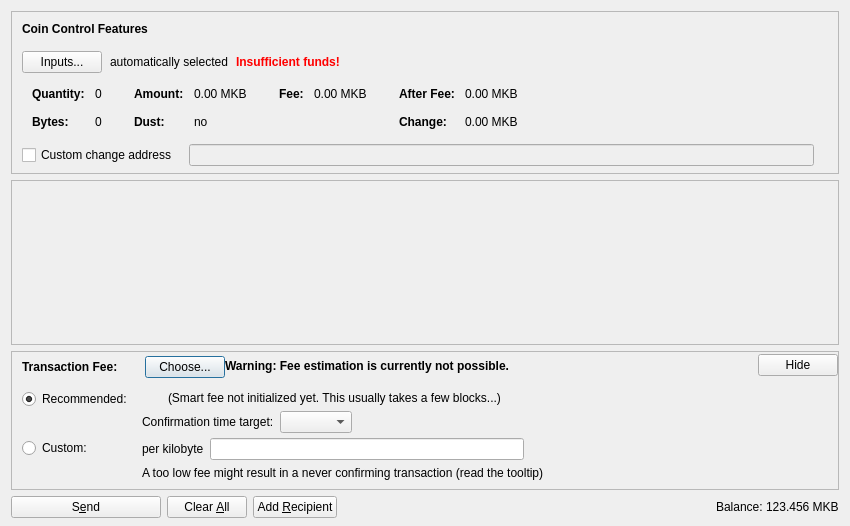
<?xml version="1.0" encoding="UTF-8"?>
<ui version="4.0">
 <class>SendCoinsDialog</class>
 <widget class="QDialog" name="SendCoinsDialog">
  <property name="geometry">
   <rect>
    <x>0</x>
    <y>0</y>
    <width>850</width>
    <height>526</height>
   </rect>
  </property>
  <property name="windowTitle">
   <string>Send Coins</string>
  </property>
  <layout class="QVBoxLayout" name="verticalLayout" stretch="0,1,0,0">
   <property name="bottomMargin">
    <number>8</number>
   </property>
   <item>
    <widget class="QFrame" name="frameCoinControl">
     <property name="sizePolicy">
      <sizepolicy hsizetype="Expanding" vsizetype="Expanding">
       <horstretch>0</horstretch>
       <verstretch>0</verstretch>
      </sizepolicy>
     </property>
     <property name="maximumSize">
      <size>
       <width>16777215</width>
       <height>16777215</height>
      </size>
     </property>
     <property name="frameShape">
      <enum>QFrame::StyledPanel</enum>
     </property>
     <property name="frameShadow">
      <enum>QFrame::Sunken</enum>
     </property>
     <layout class="QVBoxLayout" name="verticalLayoutCoinControl2">
      <property name="spacing">
       <number>0</number>
      </property>
      <property name="leftMargin">
       <number>0</number>
      </property>
      <property name="topMargin">
       <number>0</number>
      </property>
      <property name="rightMargin">
       <number>0</number>
      </property>
      <property name="bottomMargin">
       <number>6</number>
      </property>
      <item>
       <layout class="QVBoxLayout" name="verticalLayoutCoinControl" stretch="0,0,0,0,1">
        <property name="spacing">
         <number>0</number>
        </property>
        <property name="leftMargin">
         <number>10</number>
        </property>
        <property name="topMargin">
         <number>10</number>
        </property>
        <item>
         <layout class="QHBoxLayout" name="horizontalLayoutCoinControl1">
          <property name="bottomMargin">
           <number>15</number>
          </property>
          <item>
           <widget class="QLabel" name="labelCoinControlFeatures">
            <property name="sizePolicy">
             <sizepolicy hsizetype="Preferred" vsizetype="Maximum">
              <horstretch>0</horstretch>
              <verstretch>0</verstretch>
             </sizepolicy>
            </property>
            <property name="font">
             <font>
              <weight>75</weight>
              <bold>true</bold>
             </font>
            </property>
            <property name="styleSheet">
             <string notr="true">font-weight:bold;</string>
            </property>
            <property name="text">
             <string>Coin Control Features</string>
            </property>
           </widget>
          </item>
         </layout>
        </item>
        <item>
         <layout class="QHBoxLayout" name="horizontalLayoutCoinControl2" stretch="0,0,0,0">
          <property name="spacing">
           <number>8</number>
          </property>
          <property name="bottomMargin">
           <number>10</number>
          </property>
          <item>
           <widget class="QPushButton" name="pushButtonCoinControl">
            <property name="styleSheet">
             <string notr="true"/>
            </property>
            <property name="text">
             <string>Inputs...</string>
            </property>
            <property name="autoDefault">
             <bool>false</bool>
            </property>
           </widget>
          </item>
          <item>
           <widget class="QLabel" name="labelCoinControlAutomaticallySelected">
            <property name="text">
             <string>automatically selected</string>
            </property>
            <property name="margin">
             <number>5</number>
            </property>
           </widget>
          </item>
          <item>
           <widget class="QLabel" name="labelCoinControlInsuffFunds">
            <property name="font">
             <font>
              <weight>75</weight>
              <bold>true</bold>
             </font>
            </property>
            <property name="styleSheet">
             <string notr="true">color:red;font-weight:bold;</string>
            </property>
            <property name="text">
             <string>Insufficient funds!</string>
            </property>
            <property name="margin">
             <number>5</number>
            </property>
           </widget>
          </item>
          <item>
           <spacer name="horizontalSpacerCoinControl">
            <property name="orientation">
             <enum>Qt::Horizontal</enum>
            </property>
            <property name="sizeHint" stdset="0">
             <size>
              <width>40</width>
              <height>1</height>
             </size>
            </property>
           </spacer>
          </item>
         </layout>
        </item>
        <item>
         <widget class="QWidget" name="widgetCoinControl" native="true">
          <property name="sizePolicy">
           <sizepolicy hsizetype="Preferred" vsizetype="Preferred">
            <horstretch>0</horstretch>
            <verstretch>0</verstretch>
           </sizepolicy>
          </property>
          <property name="minimumSize">
           <size>
            <width>0</width>
            <height>0</height>
           </size>
          </property>
          <property name="styleSheet">
           <string notr="true"/>
          </property>
          <layout class="QHBoxLayout" name="horizontalLayoutCoinControl5">
           <property name="leftMargin">
            <number>0</number>
           </property>
           <property name="topMargin">
            <number>0</number>
           </property>
           <property name="rightMargin">
            <number>0</number>
           </property>
           <property name="bottomMargin">
            <number>0</number>
           </property>
           <item>
            <layout class="QHBoxLayout" name="horizontalLayoutCoinControl3" stretch="0,0,0,1">
             <property name="spacing">
              <number>20</number>
             </property>
             <property name="topMargin">
              <number>0</number>
             </property>
             <property name="bottomMargin">
              <number>10</number>
             </property>
             <item>
              <layout class="QFormLayout" name="formLayoutCoinControl1">
               <property name="horizontalSpacing">
                <number>10</number>
               </property>
               <property name="verticalSpacing">
                <number>14</number>
               </property>
               <property name="leftMargin">
                <number>10</number>
               </property>
               <property name="topMargin">
                <number>4</number>
               </property>
               <property name="rightMargin">
                <number>6</number>
               </property>
               <item row="0" column="0">
                <widget class="QLabel" name="labelCoinControlQuantityText">
                 <property name="font">
                  <font>
                   <weight>75</weight>
                   <bold>true</bold>
                  </font>
                 </property>
                 <property name="text">
                  <string>Quantity:</string>
                 </property>
                 <property name="margin">
                  <number>0</number>
                 </property>
                </widget>
               </item>
               <item row="0" column="1">
                <widget class="QLabel" name="labelCoinControlQuantity">
                 <property name="cursor">
                  <cursorShape>IBeamCursor</cursorShape>
                 </property>
                 <property name="contextMenuPolicy">
                  <enum>Qt::ActionsContextMenu</enum>
                 </property>
                 <property name="text">
                  <string notr="true">0</string>
                 </property>
                 <property name="margin">
                  <number>0</number>
                 </property>
                 <property name="textInteractionFlags">
                  <set>Qt::LinksAccessibleByMouse|Qt::TextSelectableByKeyboard|Qt::TextSelectableByMouse</set>
                 </property>
                </widget>
               </item>
               <item row="1" column="0">
                <widget class="QLabel" name="labelCoinControlBytesText">
                 <property name="font">
                  <font>
                   <weight>75</weight>
                   <bold>true</bold>
                  </font>
                 </property>
                 <property name="text">
                  <string>Bytes:</string>
                 </property>
                </widget>
               </item>
               <item row="1" column="1">
                <widget class="QLabel" name="labelCoinControlBytes">
                 <property name="cursor">
                  <cursorShape>IBeamCursor</cursorShape>
                 </property>
                 <property name="contextMenuPolicy">
                  <enum>Qt::ActionsContextMenu</enum>
                 </property>
                 <property name="text">
                  <string notr="true">0</string>
                 </property>
                 <property name="textInteractionFlags">
                  <set>Qt::LinksAccessibleByMouse|Qt::TextSelectableByKeyboard|Qt::TextSelectableByMouse</set>
                 </property>
                </widget>
               </item>
              </layout>
             </item>
             <item>
              <layout class="QFormLayout" name="formLayoutCoinControl2">
               <property name="horizontalSpacing">
                <number>10</number>
               </property>
               <property name="verticalSpacing">
                <number>14</number>
               </property>
               <property name="leftMargin">
                <number>6</number>
               </property>
               <property name="topMargin">
                <number>4</number>
               </property>
               <property name="rightMargin">
                <number>6</number>
               </property>
               <item row="0" column="0">
                <widget class="QLabel" name="labelCoinControlAmountText">
                 <property name="font">
                  <font>
                   <weight>75</weight>
                   <bold>true</bold>
                  </font>
                 </property>
                 <property name="text">
                  <string>Amount:</string>
                 </property>
                 <property name="margin">
                  <number>0</number>
                 </property>
                </widget>
               </item>
               <item row="0" column="1">
                <widget class="QLabel" name="labelCoinControlAmount">
                 <property name="cursor">
                  <cursorShape>IBeamCursor</cursorShape>
                 </property>
                 <property name="contextMenuPolicy">
                  <enum>Qt::ActionsContextMenu</enum>
                 </property>
                 <property name="text">
                  <string notr="true">0.00 MKB</string>
                 </property>
                 <property name="textInteractionFlags">
                  <set>Qt::LinksAccessibleByMouse|Qt::TextSelectableByKeyboard|Qt::TextSelectableByMouse</set>
                 </property>
                </widget>
               </item>
               <item row="1" column="0">
                <widget class="QLabel" name="labelCoinControlLowOutputText">
                 <property name="font">
                  <font>
                   <weight>75</weight>
                   <bold>true</bold>
                  </font>
                 </property>
                 <property name="text">
                  <string>Dust:</string>
                 </property>
                </widget>
               </item>
               <item row="1" column="1">
                <widget class="QLabel" name="labelCoinControlLowOutput">
                 <property name="cursor">
                  <cursorShape>IBeamCursor</cursorShape>
                 </property>
                 <property name="contextMenuPolicy">
                  <enum>Qt::ActionsContextMenu</enum>
                 </property>
                 <property name="text">
                  <string notr="true">no</string>
                 </property>
                 <property name="textInteractionFlags">
                  <set>Qt::LinksAccessibleByMouse|Qt::TextSelectableByKeyboard|Qt::TextSelectableByMouse</set>
                 </property>
                </widget>
               </item>
              </layout>
             </item>
             <item>
              <layout class="QFormLayout" name="formLayoutCoinControl3">
               <property name="horizontalSpacing">
                <number>10</number>
               </property>
               <property name="verticalSpacing">
                <number>14</number>
               </property>
               <property name="leftMargin">
                <number>6</number>
               </property>
               <property name="topMargin">
                <number>4</number>
               </property>
               <property name="rightMargin">
                <number>6</number>
               </property>
               <item row="0" column="0">
                <widget class="QLabel" name="labelCoinControlFeeText">
                 <property name="font">
                  <font>
                   <weight>75</weight>
                   <bold>true</bold>
                  </font>
                 </property>
                 <property name="text">
                  <string>Fee:</string>
                 </property>
                 <property name="margin">
                  <number>0</number>
                 </property>
                </widget>
               </item>
               <item row="0" column="1">
                <widget class="QLabel" name="labelCoinControlFee">
                 <property name="cursor">
                  <cursorShape>IBeamCursor</cursorShape>
                 </property>
                 <property name="contextMenuPolicy">
                  <enum>Qt::ActionsContextMenu</enum>
                 </property>
                 <property name="text">
                  <string notr="true">0.00 MKB</string>
                 </property>
                 <property name="textInteractionFlags">
                  <set>Qt::LinksAccessibleByMouse|Qt::TextSelectableByKeyboard|Qt::TextSelectableByMouse</set>
                 </property>
                </widget>
               </item>
              </layout>
             </item>
             <item>
              <layout class="QFormLayout" name="formLayoutCoinControl4">
               <property name="horizontalSpacing">
                <number>10</number>
               </property>
               <property name="verticalSpacing">
                <number>14</number>
               </property>
               <property name="leftMargin">
                <number>6</number>
               </property>
               <property name="topMargin">
                <number>4</number>
               </property>
               <property name="rightMargin">
                <number>6</number>
               </property>
               <item row="0" column="0">
                <widget class="QLabel" name="labelCoinControlAfterFeeText">
                 <property name="font">
                  <font>
                   <weight>75</weight>
                   <bold>true</bold>
                  </font>
                 </property>
                 <property name="text">
                  <string>After Fee:</string>
                 </property>
                 <property name="margin">
                  <number>0</number>
                 </property>
                </widget>
               </item>
               <item row="0" column="1">
                <widget class="QLabel" name="labelCoinControlAfterFee">
                 <property name="cursor">
                  <cursorShape>IBeamCursor</cursorShape>
                 </property>
                 <property name="contextMenuPolicy">
                  <enum>Qt::ActionsContextMenu</enum>
                 </property>
                 <property name="text">
                  <string notr="true">0.00 MKB</string>
                 </property>
                 <property name="textInteractionFlags">
                  <set>Qt::LinksAccessibleByMouse|Qt::TextSelectableByKeyboard|Qt::TextSelectableByMouse</set>
                 </property>
                </widget>
               </item>
               <item row="1" column="0">
                <widget class="QLabel" name="labelCoinControlChangeText">
                 <property name="font">
                  <font>
                   <weight>75</weight>
                   <bold>true</bold>
                  </font>
                 </property>
                 <property name="text">
                  <string>Change:</string>
                 </property>
                </widget>
               </item>
               <item row="1" column="1">
                <widget class="QLabel" name="labelCoinControlChange">
                 <property name="cursor">
                  <cursorShape>IBeamCursor</cursorShape>
                 </property>
                 <property name="contextMenuPolicy">
                  <enum>Qt::ActionsContextMenu</enum>
                 </property>
                 <property name="text">
                  <string notr="true">0.00 MKB</string>
                 </property>
                 <property name="textInteractionFlags">
                  <set>Qt::LinksAccessibleByMouse|Qt::TextSelectableByKeyboard|Qt::TextSelectableByMouse</set>
                 </property>
                </widget>
               </item>
              </layout>
             </item>
            </layout>
           </item>
          </layout>
         </widget>
        </item>
        <item>
         <layout class="QHBoxLayout" name="horizontalLayoutCoinControl4" stretch="0,0,0">
          <property name="spacing">
           <number>12</number>
          </property>
          <property name="sizeConstraint">
           <enum>QLayout::SetDefaultConstraint</enum>
          </property>
          <property name="topMargin">
           <number>5</number>
          </property>
          <property name="rightMargin">
           <number>5</number>
          </property>
          <item>
           <widget class="QCheckBox" name="checkBoxCoinControlChange">
            <property name="toolTip">
             <string>If this is activated, but the change address is empty or invalid, change will be sent to a newly generated address.</string>
            </property>
            <property name="text">
             <string>Custom change address</string>
            </property>
           </widget>
          </item>
          <item>
           <widget class="QValidatedLineEdit" name="lineEditCoinControlChange">
            <property name="enabled">
             <bool>false</bool>
            </property>
            <property name="sizePolicy">
             <sizepolicy hsizetype="Expanding" vsizetype="Fixed">
              <horstretch>0</horstretch>
              <verstretch>0</verstretch>
             </sizepolicy>
            </property>
           </widget>
          </item>
          <item>
           <widget class="QLabel" name="labelCoinControlChangeLabel">
            <property name="sizePolicy">
             <sizepolicy hsizetype="Preferred" vsizetype="Expanding">
              <horstretch>0</horstretch>
              <verstretch>0</verstretch>
             </sizepolicy>
            </property>
            <property name="minimumSize">
             <size>
              <width>0</width>
              <height>0</height>
             </size>
            </property>
            <property name="text">
             <string/>
            </property>
            <property name="margin">
             <number>3</number>
            </property>
           </widget>
          </item>
         </layout>
        </item>
        <item>
         <spacer name="verticalSpacerCoinControl">
          <property name="orientation">
           <enum>Qt::Vertical</enum>
          </property>
          <property name="sizeHint" stdset="0">
           <size>
            <width>800</width>
            <height>1</height>
           </size>
          </property>
         </spacer>
        </item>
       </layout>
      </item>
     </layout>
    </widget>
   </item>
   <item>
    <widget class="QScrollArea" name="scrollArea">
     <property name="widgetResizable">
      <bool>true</bool>
     </property>
     <widget class="QWidget" name="scrollAreaWidgetContents">
      <property name="geometry">
       <rect>
        <x>0</x>
        <y>0</y>
        <width>830</width>
        <height>104</height>
       </rect>
      </property>
      <layout class="QVBoxLayout" name="verticalLayout_2" stretch="0,1">
       <property name="leftMargin">
        <number>0</number>
       </property>
       <property name="topMargin">
        <number>0</number>
       </property>
       <property name="rightMargin">
        <number>0</number>
       </property>
       <property name="bottomMargin">
        <number>0</number>
       </property>
       <item>
        <layout class="QVBoxLayout" name="entries">
         <property name="spacing">
          <number>6</number>
         </property>
        </layout>
       </item>
       <item>
        <spacer name="verticalSpacer">
         <property name="orientation">
          <enum>Qt::Vertical</enum>
         </property>
         <property name="sizeHint" stdset="0">
          <size>
           <width>20</width>
           <height>40</height>
          </size>
         </property>
        </spacer>
       </item>
      </layout>
     </widget>
    </widget>
   </item>
   <item>
    <widget class="QFrame" name="frameFee">
     <property name="sizePolicy">
      <sizepolicy hsizetype="Expanding" vsizetype="Expanding">
       <horstretch>0</horstretch>
       <verstretch>0</verstretch>
      </sizepolicy>
     </property>
     <property name="maximumSize">
      <size>
       <width>16777215</width>
       <height>16777215</height>
      </size>
     </property>
     <property name="frameShape">
      <enum>QFrame::StyledPanel</enum>
     </property>
     <property name="frameShadow">
      <enum>QFrame::Sunken</enum>
     </property>
     <layout class="QVBoxLayout" name="verticalLayoutFee1">
      <property name="spacing">
       <number>0</number>
      </property>
      <property name="leftMargin">
       <number>0</number>
      </property>
      <property name="topMargin">
       <number>0</number>
      </property>
      <property name="rightMargin">
       <number>0</number>
      </property>
      <property name="bottomMargin">
       <number>0</number>
      </property>
      <item>
       <layout class="QVBoxLayout" name="verticalLayoutFee2" stretch="0,0,0">
        <property name="spacing">
         <number>0</number>
        </property>
        <property name="leftMargin">
         <number>10</number>
        </property>
        <property name="topMargin">
         <number>0</number>
        </property>
        <item>
         <layout class="QHBoxLayout" name="horizontalLayoutFee1">
          <property name="bottomMargin">
           <number>0</number>
          </property>
          <item>
           <layout class="QVBoxLayout" name="verticalLayoutFee7">
            <property name="spacing">
             <number>0</number>
            </property>
            <item>
             <spacer name="verticalSpacerSmartFee">
              <property name="orientation">
               <enum>Qt::Vertical</enum>
              </property>
              <property name="sizeType">
               <enum>QSizePolicy::Fixed</enum>
              </property>
              <property name="sizeHint" stdset="0">
               <size>
                <width>1</width>
                <height>4</height>
               </size>
              </property>
             </spacer>
            </item>
            <item>
             <layout class="QHBoxLayout" name="horizontalLayoutSmartFee">
              <property name="spacing">
               <number>10</number>
              </property>
              <item>
               <widget class="QLabel" name="labelFeeHeadline">
                <property name="sizePolicy">
                 <sizepolicy hsizetype="Preferred" vsizetype="Maximum">
                  <horstretch>0</horstretch>
                  <verstretch>0</verstretch>
                 </sizepolicy>
                </property>
                <property name="font">
                 <font>
                  <weight>75</weight>
                  <bold>true</bold>
                 </font>
                </property>
                <property name="styleSheet">
                 <string notr="true">font-weight:bold;</string>
                </property>
                <property name="text">
                 <string>Transaction Fee:</string>
                </property>
               </widget>
              </item>
              <item>
               <widget class="QLabel" name="labelFeeMinimized">
                <property name="text">
                 <string/>
                </property>
               </widget>
              </item>
              <item>
               <widget class="QPushButton" name="buttonChooseFee">
                <property name="text">
                 <string>Choose...</string>
                </property>
               </widget>
              </item>
             </layout>
            </item>
            <item>
             <spacer name="verticalSpacer_5">
              <property name="orientation">
               <enum>Qt::Vertical</enum>
              </property>
              <property name="sizeHint" stdset="0">
               <size>
                <width>1</width>
                <height>1</height>
               </size>
              </property>
             </spacer>
            </item>
           </layout>
          </item>
          <item>
           <widget class="QLabel" name="fallbackFeeWarningLabel">
            <property name="toolTip">
             <string>Using the fallbackfee can result in sending a transaction that will take several hours or days (or never) to confirm. Consider choosing your fee manually or wait until you have validated the complete chain.</string>
            </property>
            <property name="font">
            <font>
                <weight>75</weight>
                <bold>true</bold>
            </font>
            </property>
            <property name="text">
             <string>Warning: Fee estimation is currently not possible.</string>
            </property>
            <property name="wordWrap">
             <bool>false</bool>
            </property>
           </widget>
          </item>
          <item>
           <spacer name="horizontalSpacer_4">
            <property name="orientation">
             <enum>Qt::Horizontal</enum>
            </property>
            <property name="sizeType">
             <enum>QSizePolicy::MinimumExpanding</enum>
            </property>
            <property name="sizeHint" stdset="0">
             <size>
              <width>40</width>
              <height>20</height>
             </size>
            </property>
           </spacer>
          </item>
          <item>
           <widget class="QPushButton" name="buttonMinimizeFee">
            <property name="toolTip">
             <string>collapse fee-settings</string>
            </property>
            <property name="text">
             <string>Hide</string>
            </property>
           </widget>
          </item>
         </layout>
        </item>
        <item>
         <widget class="QFrame" name="frameFeeSelection">
          <layout class="QVBoxLayout" name="verticalLayoutFee12">
           <property name="spacing">
            <number>0</number>
           </property>
           <property name="leftMargin">
            <number>0</number>
           </property>
           <property name="topMargin">
            <number>0</number>
           </property>
           <property name="rightMargin">
            <number>0</number>
           </property>
           <property name="bottomMargin">
            <number>0</number>
           </property>
           <item>
            <layout class="QGridLayout" name="gridLayoutFee">
             <property name="topMargin">
              <number>10</number>
             </property>
             <property name="bottomMargin">
              <number>4</number>
             </property>
             <property name="horizontalSpacing">
              <number>10</number>
             </property>
             <property name="verticalSpacing">
              <number>4</number>
             </property>
             <item row="1" column="1">
              <layout class="QVBoxLayout" name="verticalLayoutFee8">
               <property name="spacing">
                <number>6</number>
               </property>
               <item>
                <layout class="QHBoxLayout" name="horizontalLayoutFee13">
                 <item>
                  <widget class="QLabel" name="labelCustomPerKilobyte">
                   <property name="toolTip">
                    <string>Specify a custom fee per kB (1,000 bytes) of the transaction's virtual size.

Note:  Since the fee is calculated on a per-byte basis, a fee of "100 satoshis per kB" for a transaction size of 500 bytes (half of 1 kB) would ultimately yield a fee of only 50 satoshis.</string>
                   </property>
                   <property name="text">
                    <string>per kilobyte</string>
                   </property>
                  </widget>
                 </item>
                 <item>
                  <widget class="BitcoinAmountField" name="customFee"/>
                 </item>
                 <item>
                  <spacer name="horizontalSpacer_6">
                   <property name="orientation">
                    <enum>Qt::Horizontal</enum>
                   </property>
                   <property name="sizeHint" stdset="0">
                    <size>
                     <width>1</width>
                     <height>1</height>
                    </size>
                   </property>
                  </spacer>
                 </item>
                </layout>
               </item>
               <item>
                <layout class="QHBoxLayout" name="horizontalLayoutFee8">
                 <item>
                  <widget class="QLabel" name="labelCustomFeeWarning">
                   <property name="enabled">
                    <bool>true</bool>
                   </property>
                   <property name="toolTip">
                    <string>When there is less transaction volume than space in the blocks, miners as well as relaying nodes may enforce a minimum fee. Paying only this minimum fee is just fine, but be aware that this can result in a never confirming transaction once there is more demand for moonkabobcoin transactions than the network can process.</string>
                   </property>
                   <property name="text">
                    <string>A too low fee might result in a never confirming transaction (read the tooltip)</string>
                   </property>
                  </widget>
                 </item>
                 <item>
                  <spacer name="horizontalSpacer_2">
                   <property name="orientation">
                    <enum>Qt::Horizontal</enum>
                   </property>
                   <property name="sizeHint" stdset="0">
                    <size>
                     <width>1</width>
                     <height>1</height>
                    </size>
                   </property>
                  </spacer>
                 </item>
                </layout>
               </item>
              </layout>
             </item>
             <item row="0" column="0">
              <layout class="QVBoxLayout" name="verticalLayoutFee4" stretch="0,1">
               <item>
                <widget class="QRadioButton" name="radioSmartFee">
                 <property name="text">
                  <string>Recommended:</string>
                 </property>
                 <property name="checked">
                  <bool>true</bool>
                 </property>
                 <attribute name="buttonGroup">
                  <string notr="true">groupFee</string>
                 </attribute>
                </widget>
               </item>
               <item>
                <spacer name="verticalSpacer_2">
                 <property name="orientation">
                  <enum>Qt::Vertical</enum>
                 </property>
                 <property name="sizeHint" stdset="0">
                  <size>
                   <width>1</width>
                   <height>1</height>
                  </size>
                 </property>
                </spacer>
               </item>
              </layout>
             </item>
             <item row="1" column="0">
              <layout class="QVBoxLayout" name="verticalLayoutFee9" stretch="0,1">
               <item>
                <widget class="QRadioButton" name="radioCustomFee">
                 <property name="text">
                  <string>Custom:</string>
                 </property>
                 <attribute name="buttonGroup">
                  <string notr="true">groupFee</string>
                 </attribute>
                </widget>
               </item>
               <item>
                <spacer name="verticalSpacer_6">
                 <property name="orientation">
                  <enum>Qt::Vertical</enum>
                 </property>
                 <property name="sizeHint" stdset="0">
                  <size>
                   <width>1</width>
                   <height>1</height>
                  </size>
                 </property>
                </spacer>
               </item>
              </layout>
             </item>
             <item row="0" column="1">
              <layout class="QVBoxLayout" name="verticalLayoutFee3" stretch="0,0,1">
               <property name="spacing">
                <number>6</number>
               </property>
               <property name="topMargin">
                <number>2</number>
               </property>
               <item>
                <layout class="QHBoxLayout" name="horizontalLayoutFee12">
                 <item>
                  <widget class="QLabel" name="labelSmartFee">
                   <property name="text">
                    <string/>
                   </property>
                  </widget>
                 </item>
                 <item>
                  <widget class="QLabel" name="labelFeeEstimation">
                   <property name="text">
                    <string/>
                   </property>
                  </widget>
                 </item>
                 <item>
                  <widget class="QLabel" name="labelSmartFee2">
                   <property name="text">
                    <string>(Smart fee not initialized yet. This usually takes a few blocks...)</string>
                   </property>
                  </widget>
                 </item>
                 <item>
                  <spacer name="horizontalSpacer_5">
                   <property name="orientation">
                    <enum>Qt::Horizontal</enum>
                   </property>
                   <property name="sizeHint" stdset="0">
                    <size>
                     <width>1</width>
                     <height>1</height>
                    </size>
                   </property>
                  </spacer>
                 </item>
                </layout>
               </item>
               <item>
                <layout class="QHBoxLayout" name="horizontalLayoutFee9">
                 <item>
                  <layout class="QVBoxLayout" name="verticalLayoutFee6">
                   <item>
                    <widget class="QLabel" name="labelSmartFee3">
                     <property name="text">
                      <string>Confirmation time target:</string>
                     </property>
                    </widget>
                   </item>
                  </layout>
                 </item>
                 <item>
                  <layout class="QVBoxLayout" name="verticalLayoutFee5">
                   <property name="rightMargin">
                    <number>30</number>
                   </property>
                   <item>
                    <layout class="QHBoxLayout" name="horizontalLayoutConfTarget">
                     <property name="bottomMargin">
                      <number>0</number>
                     </property>
                     <item>
                      <widget class="QComboBox" name="confTargetSelector"/>
                     </item>
                     <item>
                      <spacer name="horizontalSpacerConfTarget">
                       <property name="orientation">
                        <enum>Qt::Horizontal</enum>
                       </property>
                       <property name="sizeHint" stdset="0">
                        <size>
                         <width>40</width>
                         <height>20</height>
                        </size>
                       </property>
                      </spacer>
                     </item>
                    </layout>
                   </item>
                  </layout>
                 </item>
                </layout>
               </item>
               <item>
                <spacer name="verticalSpacer_4">
                 <property name="orientation">
                  <enum>Qt::Vertical</enum>
                 </property>
                 <property name="sizeHint" stdset="0">
                  <size>
                   <width>1</width>
                   <height>1</height>
                  </size>
                 </property>
                </spacer>
               </item>
              </layout>
             </item>
            </layout>
           </item>
          </layout>
         </widget>
        </item>
        <item>
         <spacer name="verticalSpacerFee">
          <property name="orientation">
           <enum>Qt::Vertical</enum>
          </property>
          <property name="sizeHint" stdset="0">
           <size>
            <width>40</width>
            <height>5</height>
           </size>
          </property>
         </spacer>
        </item>
       </layout>
      </item>
     </layout>
    </widget>
   </item>
   <item>
    <layout class="QHBoxLayout" name="horizontalLayout">
     <item>
      <widget class="QPushButton" name="sendButton">
       <property name="minimumSize">
        <size>
         <width>150</width>
         <height>0</height>
        </size>
       </property>
       <property name="toolTip">
        <string>Confirm the send action</string>
       </property>
       <property name="text">
        <string>S&amp;end</string>
       </property>
       <property name="icon">
        <iconset resource="../bitcoin.qrc">
         <normaloff>:/icons/send</normaloff>:/icons/send</iconset>
       </property>
       <property name="autoDefault">
        <bool>false</bool>
       </property>
       <property name="default">
        <bool>false</bool>
       </property>
      </widget>
     </item>
     <item>
      <widget class="QPushButton" name="clearButton">
       <property name="sizePolicy">
        <sizepolicy hsizetype="Minimum" vsizetype="Fixed">
         <horstretch>0</horstretch>
         <verstretch>0</verstretch>
        </sizepolicy>
       </property>
       <property name="toolTip">
        <string>Clear all fields of the form.</string>
       </property>
       <property name="text">
        <string>Clear &amp;All</string>
       </property>
       <property name="icon">
        <iconset resource="../bitcoin.qrc">
         <normaloff>:/icons/remove</normaloff>:/icons/remove</iconset>
       </property>
       <property name="autoDefault">
        <bool>false</bool>
       </property>
      </widget>
     </item>
     <item>
      <widget class="QPushButton" name="addButton">
       <property name="toolTip">
        <string>Send to multiple recipients at once</string>
       </property>
       <property name="text">
        <string>Add &amp;Recipient</string>
       </property>
       <property name="icon">
        <iconset resource="../bitcoin.qrc">
         <normaloff>:/icons/add</normaloff>:/icons/add</iconset>
       </property>
       <property name="autoDefault">
        <bool>false</bool>
       </property>
      </widget>
     </item>
     <item>
      <spacer name="horizontalSpacer">
       <property name="orientation">
        <enum>Qt::Horizontal</enum>
       </property>
       <property name="sizeHint" stdset="0">
        <size>
         <width>40</width>
         <height>20</height>
        </size>
       </property>
      </spacer>
     </item>
     <item>
      <layout class="QHBoxLayout" name="horizontalLayout_2">
       <property name="spacing">
        <number>3</number>
       </property>
       <item>
        <widget class="QLabel" name="label">
         <property name="sizePolicy">
          <sizepolicy hsizetype="Preferred" vsizetype="Fixed">
           <horstretch>0</horstretch>
           <verstretch>0</verstretch>
          </sizepolicy>
         </property>
         <property name="text">
          <string>Balance:</string>
         </property>
        </widget>
       </item>
       <item>
        <widget class="QLabel" name="labelBalance">
         <property name="sizePolicy">
          <sizepolicy hsizetype="Preferred" vsizetype="Fixed">
           <horstretch>0</horstretch>
           <verstretch>0</verstretch>
          </sizepolicy>
         </property>
         <property name="cursor">
          <cursorShape>IBeamCursor</cursorShape>
         </property>
         <property name="text">
          <string notr="true">123.456 MKB</string>
         </property>
         <property name="textInteractionFlags">
          <set>Qt::LinksAccessibleByMouse|Qt::TextSelectableByKeyboard|Qt::TextSelectableByMouse</set>
         </property>
        </widget>
       </item>
      </layout>
     </item>
    </layout>
   </item>
  </layout>
 </widget>
 <customwidgets>
  <customwidget>
   <class>QValidatedLineEdit</class>
   <extends>QLineEdit</extends>
   <header>qt/qvalidatedlineedit.h</header>
  </customwidget>
  <customwidget>
   <class>BitcoinAmountField</class>
   <extends>QLineEdit</extends>
   <header>qt/bitcoinamountfield.h</header>
   <container>1</container>
  </customwidget>
 </customwidgets>
 <resources>
  <include location="../bitcoin.qrc"/>
 </resources>
 <connections/>
 <buttongroups>
  <buttongroup name="groupFee"/>
 </buttongroups>
</ui>
